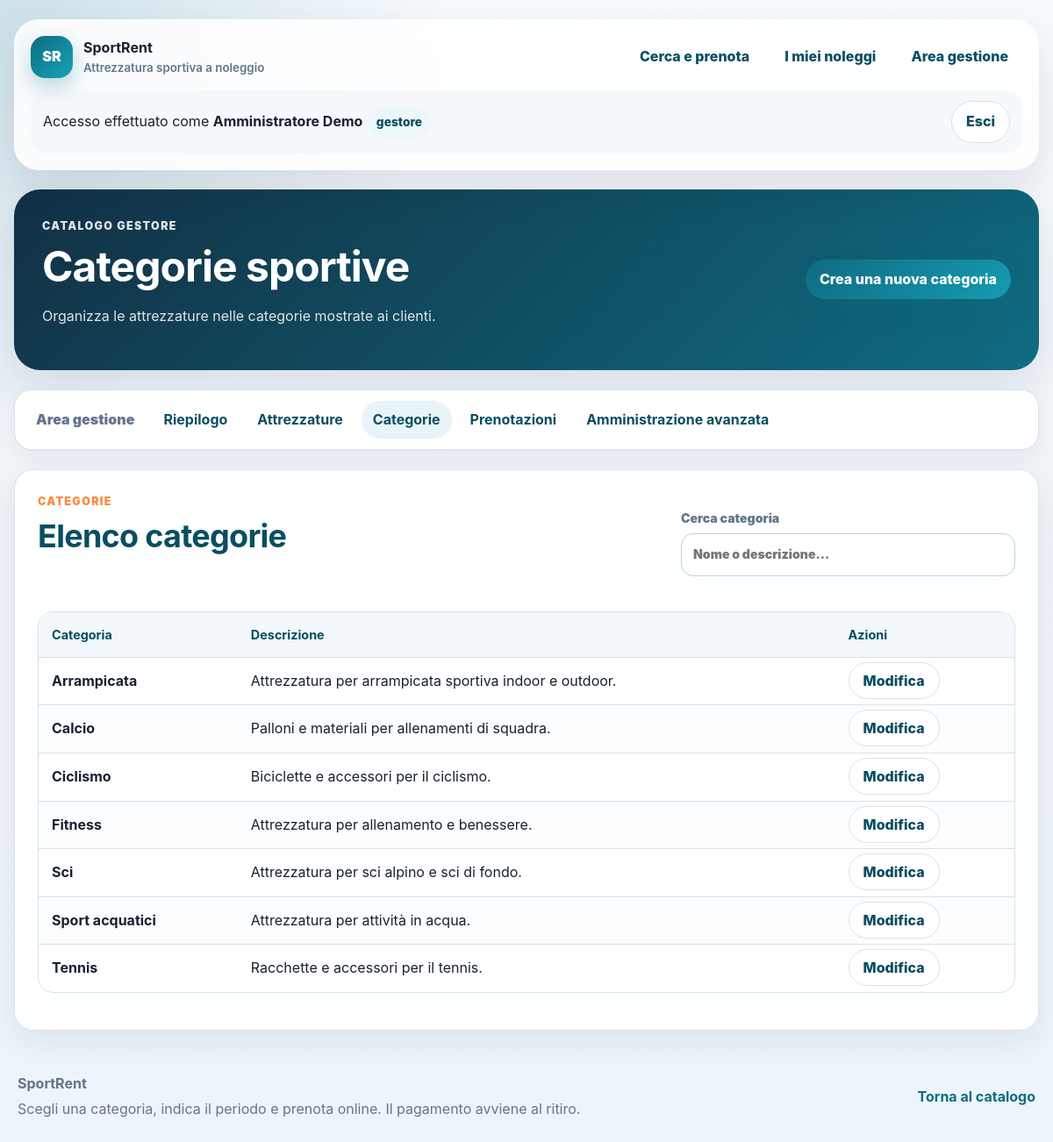
The app's page /gestione/tipologie/ (signed in) with its own data.
### rentals/models.py (models this page shows, shortened)
class EquipmentCategory(models.Model):
    name = models.CharField("nome", max_length=100, unique=True)
    description = models.TextField("descrizione", blank=True)
    class Meta:
        verbose_name = "categoria"
        verbose_name_plural = "categorie"
        ordering = ["name"]

### rentals/views.py (the view)
@gestore_richiesto
def elenco_categorie_gestore(request):
    return render(
        request,
        "rentals/manager/category_list.html",
        {"categorie": EquipmentCategory.objects.all()},
    )

### rentals/permissions.py (called while the page is built)
def utente_e_gestore(user):
    return (
        user.is_authenticated
        and (
            user.is_superuser
            or user.is_staff
            or user.groups.filter(name=NOME_GRUPPO_GESTORI).exists()
        )
    )

### templates/rentals/manager/category_list.html (shortened to what this page needs)
{% extends "base.html" %}
{% block content %}
<section class="page-hero page-hero--manager" aria-labelledby="category-title">
    <div>
        <p class="eyebrow">Catalogo gestore</p>
        <h1 id="category-title">Categorie sportive</h1>
        <p>Organizza le attrezzature nelle categorie mostrate ai clienti.</p>
    </div>
    <a class="button" href="{% url 'manager_category_create' %}">Crea una nuova categoria</a>
</section>
{% include "rentals/manager/_navigation.html" %}
<section class="section-card">
    <div class="toolbar">
        <div>
            <p class="eyebrow">Categorie</p>
            <h2>Elenco categorie</h2>
        </div>
        <label class="table-search">
            Cerca categoria
            <input type="search" data-table-search="manager-category-table" placeholder="Nome o descrizione...">
        </label>
    </div>
    <div class="table-wrap">
        <table class="manager-table" id="manager-category-table" data-searchable-table>
            <thead>
                <tr>
                    <th scope="col">Categoria</th>
                    <th scope="col">Descrizione</th>
                    <th scope="col">Azioni</th>
                </tr>
            </thead>
            <tbody>
                {% for category in categorie %}
                    <tr>
                        <td><strong>{{ category.name }}</strong></td>
                        <td>{{ category.description|default:"Nessuna descrizione" }}</td>
                        <td>
                            <a class="button button--light" href="{% url 'manager_category_update' category.pk %}">
                                Modifica
                            </a>
                        </td>
                    </tr>
                {% empty %}
                    <tr>
                        <td colspan="3">Nessuna categoria inserita.</td>
                    </tr>
                {% endfor %}
            </tbody>
        </table>
    </div>
</section>
{% endblock %}

### templates/base.html (shortened to what this page needs)
{% load static %}
<!doctype html>
<html lang="it">
<head>
    <link rel="stylesheet" href="{% static 'rentals/css/site.css' %}">
</head>
<body>
    <header class="site-header">
        <div class="site-header__inner">
            <a class="brand" href="{% url 'equipment_list' %}">
                <span class="brand__mark">SR</span>
                <span><strong>SportRent</strong><small>Attrezzatura sportiva a noleggio</small></span>
            </a>
            <nav class="site-nav" aria-label="Navigazione principale">
                <a href="{% url 'equipment_list' %}">Cerca e prenota</a>
                {% if user.is_authenticated %}
                    <a href="{% url 'reservation_history' %}">I miei noleggi</a>
                    {% if user.is_staff or user.is_superuser %}
                        <a href="{% url 'manager_dashboard' %}">Area gestione</a>
                    {% endif %}
                {% else %}
                    <a href="{% url 'login' %}">Accedi</a>
                    <a class="nav-cta" href="{% url 'register' %}">Crea account</a>
                {% endif %}
            </nav>
        </div>
        {% if user.is_authenticated %}
            <div class="user-strip">
                <p>
                    Accesso effettuato come
                    <strong>{{ user.get_full_name|default:user.username }}</strong>
                    {% if user.is_staff or user.is_superuser %}<span class="badge">gestore</span>{% else %}<span class="badge">cliente</span>{% endif %}
                </p>
                <form method="post" action="{% url 'logout' %}">
                    <button class="button button--ghost" type="submit">Esci</button>
                </form>
            </div>
        {% endif %}
    </header>
    <main class="site-main">{% block content %}{% endblock %}</main>
    <footer class="site-footer">
        <div>
            <strong>SportRent</strong>
            <p>Scegli una categoria, indica il periodo e prenota online. Il pagamento avviene al ritiro.</p>
        </div>
        <a href="{% url 'equipment_list' %}">Torna al catalogo</a>
    </footer>
</body>
</html>

### records on screen
EquipmentCategory: name "Arrampicata", description "Attrezzatura per arrampicata sportiva indoor e outdoor."
EquipmentCategory: name "Calcio", description "Palloni e materiali per allenamenti di squadra."
EquipmentCategory: name "Ciclismo", description "Biciclette e accessori per il ciclismo."
EquipmentCategory: name "Fitness", description "Attrezzatura per allenamento e benessere."
EquipmentCategory: name "Sci", description "Attrezzatura per sci alpino e sci di fondo."
EquipmentCategory: name "Sport acquatici", description "Attrezzatura per attività in acqua."
EquipmentCategory: name "Tennis", description "Racchette e accessori per il tennis."

### other values on screen
{{ user.get_full_name|default:user.username }} "Amministratore Demo"
